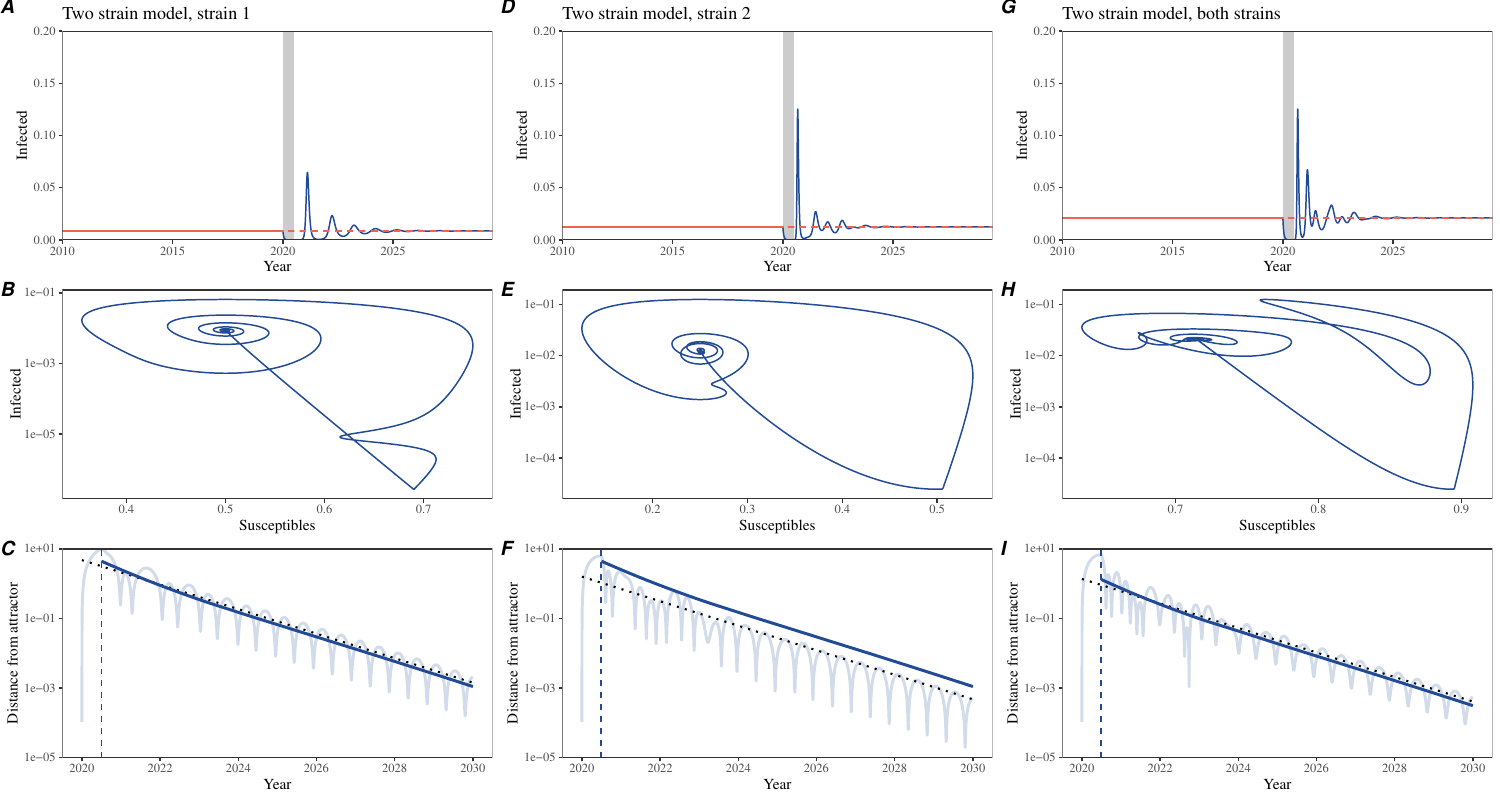

The R source for this figure:
library(deSolve)
library(dplyr)
library(ggplot2); theme_set(theme_bw(base_family = "Times"))
library(egg)
library(gridExtra)
source("../R/simulate_bhattacharyya.R")
source("../R/distfun.R")

ss_perturb_bh <- simulate_bhattacharyya(b01=2*52,
                                        b02=4*52,
                                        theta1=0,
                                        theta2=0,
                                        phi1=0,
                                        phi2=0,
                                        epsilon12=0.9,
                                        epsilon21=0.5,
                                        gamma1=52,
                                        gamma2=52,
                                        rho1=1,
                                        rho2=1,
                                        q1=1,
                                        q2=1,
                                        mu=1/70,
                                        tmin=1900,
                                        tmax=2030,
                                        npifun=npifun_default) %>%
  filter(time >= 2010) %>%
  mutate(
    group=time < 2020
  )

ss_unperturb_bh <- simulate_bhattacharyya(b01=2*52,
                                          b02=4*52,
                                          theta1=0,
                                          theta2=0,
                                          phi1=0,
                                          phi2=0,
                                          epsilon12=0.9,
                                          epsilon21=0.5,
                                          gamma1=52,
                                          gamma2=52,
                                          rho1=1,
                                          rho2=1,
                                          q1=1,
                                          q2=1,
                                          mu=1/70,
                                          tmin=1900,
                                          tmax=2030,
                                          npifun=function(x) 1) %>%
  filter(time >= 2010)

time <- ss_perturb_bh$time

mat_perturb_SI_bh1 <- matrix(c(ss_perturb_bh$Seff1, log(ss_perturb_bh$prevalence1)), ncol=2)
mat_unperturb_SI_bh1 <- matrix(c(ss_unperturb_bh$Seff1, log(ss_unperturb_bh$prevalence1)), ncol=2)

dist_SI_bh1 <- distfun(mat_perturb_SI_bh1, mat_unperturb_SI_bh1,
                    ss_perturb_bh$time,
                    2020, "all",
                    scale=FALSE) %>%
  filter(time>=2020)

g1 <- ggplot(ss_perturb_bh) +
  annotate("rect", xmin=2020, xmax=2020.5, ymin=-Inf, ymax=Inf, fill="gray80") +
  geom_line(aes(time, prevalence1, col=group)) +
  geom_line(data=ss_unperturb_bh, aes(time, prevalence1), col="#EF6351", lty=2) +
  scale_x_continuous("Year", expand=c(0, 0), limits=c(NA, 2029.5)) +
  scale_y_continuous("Infected", expand=c(0, 0), limits=c(0, 0.2)) +
  scale_color_manual(values=c("#224B95", "#EF6351")) +
  ggtitle("Two strain model, strain 1") +
  theme(
    panel.grid = element_blank(),
    legend.position = "none"
  )

eigen_all_bh <- eigen_bhattacharyya(b01=2*52,
                                    b02=4*52,
                                    theta1=0,
                                    theta2=0,
                                    phi1=0,
                                    phi2=0,
                                    epsilon12=0.9,
                                    epsilon21=0.5,
                                    gamma1=52,
                                    gamma2=52,
                                    rho1=1,
                                    rho2=1,
                                    q1=1,
                                    q2=1,
                                    mu=1/70)

ee_bh1 <- -max(Re(eigen_all_bh$values[Im(eigen_all_bh$values)!=0]))

g2 <- ggplot(bind_cols(as.data.frame(mat_perturb_SI_bh1), data.frame(time=time))) +
  geom_path(aes(V1, exp(V2)), col="#224B95") +
  geom_path(data=bind_cols(as.data.frame(mat_unperturb_SI_bh1), data.frame(time=time)),
            aes(V1, exp(V2)), col="#EF6351") +
  scale_x_continuous("Susceptibles") +
  scale_y_log10("Infected") +
  theme(
    panel.grid = element_blank(),
    legend.position = "none"
  )

maxt_SI_bh1 <- dist_SI_bh1$time[which.max(dist_SI_bh1$dist)]
lfit_SI_bh1 <- lm(log(dist)~time, data=filter(dist_SI_bh1, time>=maxt_SI_bh1))

g3 <- ggplot(filter(dist_SI_bh1, time >= 2020)) +
  geom_line(aes(time, dist), col="#224B95", alpha=0.2, lwd=1) +
  geom_vline(xintercept=maxt_SI_bh1, lty=2, col="#224B95") +
  # geom_smooth(data=filter(dist_SI, time>=maxt_SI+1/ee), aes(time, dist), method="lm", col="#224B95") +
  geom_function(fun=function(x) exp(predict(lfit_SI_bh1)[1]) * exp(-ee_bh1*(x-maxt_SI_bh1)),
                lwd=0.7, lty=3) +
  geom_smooth(data=filter(dist_SI_bh1, time>=maxt_SI_bh1), aes(time, dist), method="loess", col="#224B95") +
  scale_x_continuous("Year", breaks=seq(2020, 2030, 2)) +
  scale_y_log10("Distance from attractor", expand=c(0, 0)) +
  coord_cartesian(ylim=c(1e-5, 10)) +
  theme(
    panel.grid = element_blank(),
    legend.position = "none"
  )

mat_perturb_SI_bh2 <- matrix(c(ss_perturb_bh$Seff2, log(ss_perturb_bh$prevalence2)), ncol=2)
mat_unperturb_SI_bh2 <- matrix(c(ss_unperturb_bh$Seff2, log(ss_unperturb_bh$prevalence2)), ncol=2)

dist_SI_bh2 <- distfun(mat_perturb_SI_bh2, mat_unperturb_SI_bh2,
                    ss_perturb_bh$time,
                    2020, "all",
                    scale=FALSE) %>%
  filter(time>=2020)

g4 <- ggplot(ss_perturb_bh) +
  annotate("rect", xmin=2020, xmax=2020.5, ymin=-Inf, ymax=Inf, fill="gray80") +
  geom_line(aes(time, prevalence2, col=group)) +
  geom_line(data=ss_unperturb_bh, aes(time, prevalence2), col="#EF6351", lty=2) +
  scale_x_continuous("Year", expand=c(0, 0), limits=c(NA, 2029.5)) +
  scale_y_continuous("Infected", expand=c(0, 0), limits=c(0, 0.2)) +
  scale_color_manual(values=c("#224B95", "#EF6351")) +
  ggtitle("Two strain model, strain 2") +
  theme(
    panel.grid = element_blank(),
    legend.position = "none"
  )

ee_bh2 <- -max(Re(eigen_all_bh$values[Im(eigen_all_bh$values)!=0]))

g5 <- ggplot(bind_cols(as.data.frame(mat_perturb_SI_bh2), data.frame(time=time))) +
  geom_path(aes(V1, exp(V2)), col="#224B95") +
  geom_path(data=bind_cols(as.data.frame(mat_unperturb_SI_bh2), data.frame(time=time)),
            aes(V1, exp(V2)), col="#EF6351") +
  scale_x_continuous("Susceptibles") +
  scale_y_log10("Infected") +
  theme(
    panel.grid = element_blank(),
    legend.position = "none"
  )

maxt_SI_bh2 <- dist_SI_bh2$time[which.max(dist_SI_bh2$dist)]
lfit_SI_bh2 <- lm(log(dist)~time, data=filter(dist_SI_bh2, time>=maxt_SI_bh2))

g6 <- ggplot(filter(dist_SI_bh2, time >= 2020)) +
  geom_line(aes(time, dist), col="#224B95", alpha=0.2, lwd=1) +
  geom_vline(xintercept=maxt_SI_bh2, lty=2, col="#224B95") +
  # geom_vline(xintercept=maxt_SI2+1/ee2, lty=2, col="#224B95") +
  # geom_smooth(data=filter(dist_SI2, time>=maxt_SI2+1/ee2), aes(time, dist), method="lm", col="#224B95") +
  geom_function(fun=function(x) exp(predict(lfit_SI_bh2)[1]) * exp(-ee_bh2*(x-maxt_SI_bh2)),
                lwd=0.7, lty=3) +
  geom_smooth(data=filter(dist_SI_bh1, time>=maxt_SI_bh1), aes(time, dist), method="loess", col="#224B95") +
  scale_x_continuous("Year", breaks=seq(2020, 2030, 2)) +
  scale_y_log10("Distance from attractor", expand=c(0, 0)) +
  coord_cartesian(ylim=c(1e-5, 10)) +
  theme(
    panel.grid = element_blank(),
    legend.position = "none"
  )

mat_perturb_SI_bh3 <- matrix(c(ss_perturb_bh$Sall, log(ss_perturb_bh$prevalence1+ss_perturb_bh$prevalence2)), ncol=2)
mat_unperturb_SI_bh3 <- matrix(c(ss_unperturb_bh$Sall, log(ss_unperturb_bh$prevalence1+ss_unperturb_bh$prevalence2)), ncol=2)

dist_SI_bh3 <- distfun(mat_perturb_SI_bh3, mat_unperturb_SI_bh3,
                       ss_perturb_bh$time,
                       2020, "all",
                       scale=FALSE) %>%
  filter(time>=2020)

g7 <- ggplot(ss_perturb_bh) +
  annotate("rect", xmin=2020, xmax=2020.5, ymin=-Inf, ymax=Inf, fill="gray80") +
  geom_line(aes(time, prevalence1+prevalence2, col=group)) +
  geom_line(data=ss_unperturb_bh, aes(time, prevalence1+prevalence2), col="#EF6351", lty=2) +
  scale_x_continuous("Year", expand=c(0, 0), limits=c(NA, 2029.5)) +
  scale_y_continuous("Infected", expand=c(0, 0), limits=c(0, 0.2)) +
  scale_color_manual(values=c("#224B95", "#EF6351")) +
  ggtitle("Two strain model, both strains") +
  theme(
    panel.grid = element_blank(),
    legend.position = "none"
  )

g8 <- ggplot(bind_cols(as.data.frame(mat_perturb_SI_bh3), data.frame(time=time))) +
  geom_path(aes(V1, exp(V2)), col="#224B95") +
  geom_path(data=bind_cols(as.data.frame(mat_unperturb_SI_bh3), data.frame(time=time)),
            aes(V1, exp(V2)), col="#EF6351") +
  scale_x_continuous("Susceptibles") +
  scale_y_log10("Infected") +
  theme(
    panel.grid = element_blank(),
    legend.position = "none"
  )

maxt_SI_bh3 <- dist_SI_bh3$time[which.max(dist_SI_bh3$dist)]
lfit_SI_bh3 <- lm(log(dist)~time, data=filter(dist_SI_bh3, time>=maxt_SI_bh3))

g9 <- ggplot(filter(dist_SI_bh3, time >= 2020)) +
  geom_line(aes(time, dist), col="#224B95", alpha=0.2, lwd=1) +
  geom_vline(xintercept=maxt_SI_bh3, lty=2, col="#224B95") +
  geom_function(fun=function(x) exp(predict(lfit_SI_bh3)[1]) * exp(-ee_bh1*(x-maxt_SI_bh3)),
                lwd=0.7, lty=3) +
  geom_smooth(data=filter(dist_SI_bh3, time>=maxt_SI_bh3), aes(time, dist), method="loess", col="#224B95") +
  scale_x_continuous("Year", breaks=seq(2020, 2030, 2)) +
  scale_y_log10("Distance from attractor", expand=c(0, 0)) +
  coord_cartesian(ylim=c(1e-5, 10)) +
  theme(
    panel.grid = element_blank(),
    legend.position = "none"
  )

gcomb <- ggarrange(g1, g2, g3, g4, g5, g6, g7, g8, g9,
          nrow=3,
          byrow = FALSE,
          labels=LETTERS[1:9])

ggsave("figure2_multi_noseas.pdf", gcomb, width=15, height=8)
